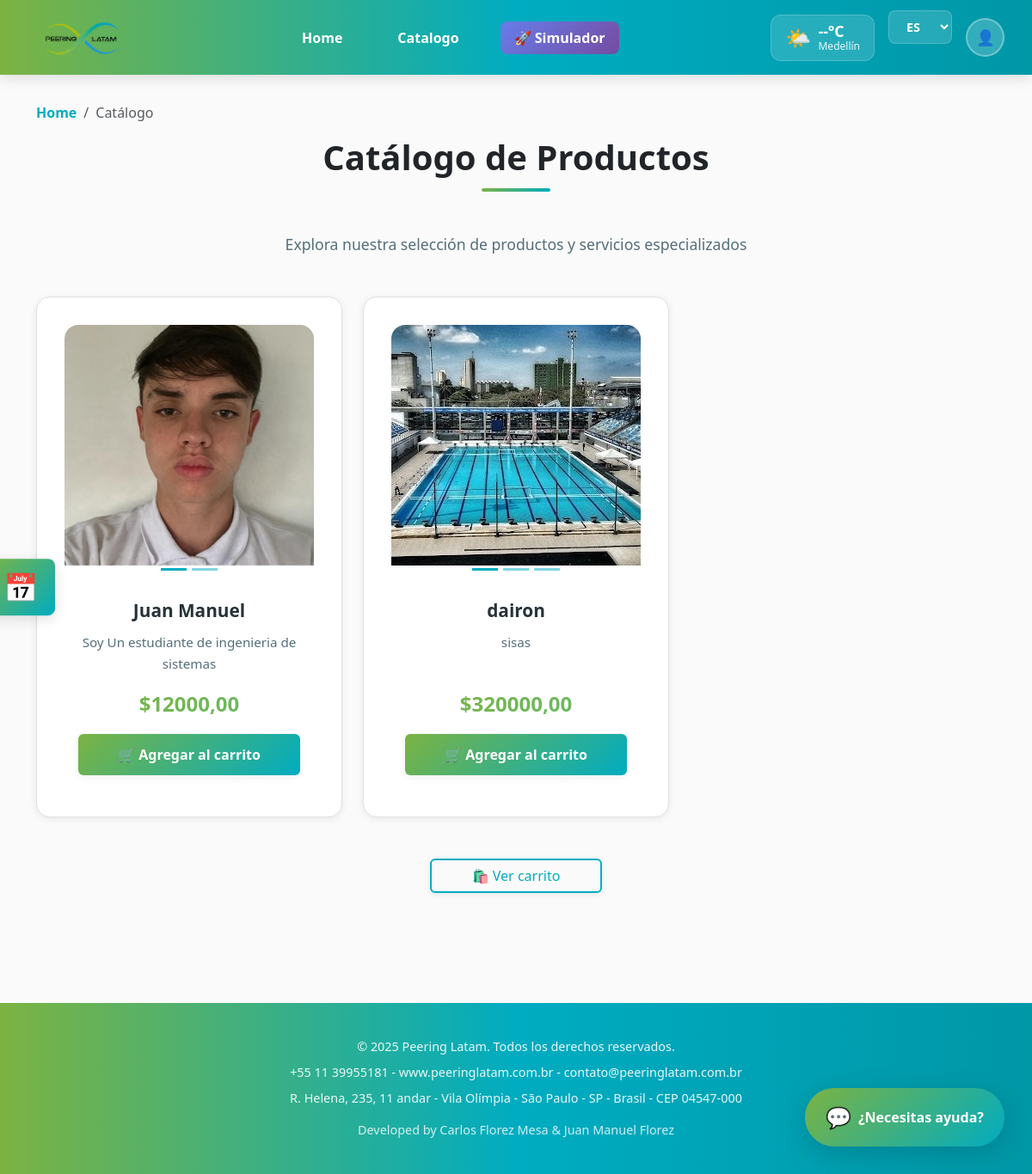
/es/catalogo/, run on the app's committed database.
### core/models.py (models this page shows, shortened)
class ImagenProducto(models.Model):
    producto = models.ForeignKey(Producto, on_delete=models.CASCADE, related_name='imagenes', verbose_name=_("Producto"))
    imagen = models.ImageField(upload_to='productos/', verbose_name=_("Imagen"))
    class Meta:
        verbose_name = _("Imagen de Producto")
        verbose_name_plural = _("Imágenes de Productos")

class Producto(models.Model):
    nombre = models.CharField(max_length=100, verbose_name=_("Nombre"))
    descripcion = models.TextField(verbose_name=_("Descripción"))
    precio = models.DecimalField(max_digits=10, decimal_places=2, verbose_name=_("Precio"))
    class Meta:
        verbose_name = _("Producto")
        verbose_name_plural = _("Productos")

### core/views.py (the view)
# urls.py: path('catalogo/', views.catalogo_view, name='catalogo'),
def catalogo_view(request):
    productos_list = Producto.objects.all()
    paginator = Paginator(productos_list, 6)
    page_number = request.GET.get('page')
    productos = paginator.get_page(page_number)
    return render(request, 'core/catalogo.html', {'productos': productos})

### core/templates/core/catalogo.html (shortened to what this page needs)
{% extends 'base.html' %}
{% load static %}
{% load i18n %}
{% block content %}
<link href="https://cdn.jsdelivr.net/npm/bootstrap@5.3.0/dist/css/bootstrap.min.css" rel="stylesheet">
<div style="padding: 2rem 0; background: var(--bg-light);">
    <div class="container">
        <nav aria-label="breadcrumb" data-aos="fade-down">
            <ol class="breadcrumb">
                <li class="breadcrumb-item"><a href="{% url 'home' %}">{% trans "Home" %}</a></li>
                <li class="breadcrumb-item active" aria-current="page">{% trans "Catálogo" %}</li>
            </ol>
        </nav>
        <div style="text-align: center; margin-bottom: 3rem;" data-aos="fade-up">
            <h2 class="section-title">{% trans "Catálogo de Productos" %}</h2>
            <p style="color: var(--text-light); font-size: 1.1rem; max-width: 600px; margin: 1rem auto 0;">
                {% trans "Explora nuestra selección de productos y servicios especializados" %}
            </p>
        </div>
        <div class="row row-cols-1 row-cols-md-2 row-cols-lg-3 g-4">
            {% for producto in productos %}
            <div class="col" data-aos="fade-up" data-aos-delay="{{ forloop.counter0|add:'100' }}">
                <div class="card h-100 producto-card">
                    <div id="carousel{{ producto.id }}" class="carousel slide" data-bs-ride="carousel">
                        <div class="carousel-inner" style="border-radius: var(--radius-lg) var(--radius-lg) 0 0; overflow: hidden;">
                            {% for imagen in producto.imagenes.all %}
                            <div class="carousel-item {% if forloop.first %}active{% endif %}">
                                <img src="{{ imagen.imagen.url }}" class="d-block w-100" alt="{{ producto.nombre }}" style="height: 280px; object-fit: cover;">
                            </div>
                            {% endfor %}
                        </div>
                        {% if producto.imagenes.count > 1 %}
                        <div class="carousel-indicators" style="margin-bottom: 0.5rem;">
                            {% for imagen in producto.imagenes.all %}
                            <button type="button" data-bs-target="#carousel{{ producto.id }}" data-bs-slide-to="{{ forloop.counter0 }}" {% if forloop.first %}class="active" {% endif %} aria-current="true" aria-label="Slide {{ forloop.counter }}" style="background-color: var(--primary-cyan);"></button>
                            {% endfor %}
                        </div>
                        {% endif %}
                    </div>
                    <div class="card-body" style="display: flex; flex-direction: column; justify-content: space-between;">
                        <div>
                            <h5 class="card-title" style="color: var(--text-dark); font-weight: 700; font-size: 1.3rem; margin-bottom: 0.75rem;">
                                {{ producto.nombre }}
                            </h5>
                            <p class="card-text" style="color: var(--text-light); font-size: 0.95rem; line-height: 1.6;">
                                {{ producto.descripcion }}
                            </p>
                        </div>
                        <div style="margin-top: 1rem;">
                            <p class="card-text text-success" style="font-size: 1.5rem; font-weight: 800; margin-bottom: 1rem;">
                                ${{ producto.precio }}
                            </p>
                            <a href="{% url 'agregar_carrito' producto.id %}" class="btn" style="width: 100%; background: var(--gradient-main); color: white; border: none; padding: 0.75rem 1.5rem; font-weight: 600;">
                                🛒 {% trans "Agregar al carrito" %}
                            </a>
                        </div>
                    </div>
                </div>
            </div>
            {% endfor %}
        </div>
        <div class="text-center mt-5 mb-5" data-aos="zoom-in" style="padding-bottom: 3rem;">
            <a href="{% url 'ver_carrito' %}" class="btn btn-outline" style="min-width: 200px;">
                🛍️ {% trans "Ver carrito" %}
            </a>
        </div>
    </div>
</div>
{% endblock %}

### core/static/core/styles.css (style rules this page uses)
* { margin: 0; padding: 0; box-sizing: border-box; }
html { scroll-behavior: smooth; overflow-x: hidden; margin: 0 !important; padding: 0 !important; }
body { font-family: 'Inter', -apple-system, BlinkMacSystemFont, 'Segoe UI', sans-serif; background-color: var(--bg-light); color: var(--text-dark); line-height: 1.6; overflow-x: hidden; margin: 0 !important; padding: 0 !important; }
img, video, iframe { max-width: 100%; height: auto; display: block; }
.container { max-width: 1400px; width: 100%; margin: 0 auto; padding: 0 2rem; }
.btn { display: inline-block; background: var(--gradient-main); color: white; padding: 0.875rem 2rem; border: none; border-radius: var(--radius-md); font-weight: 600; font-size: 1rem; cursor: pointer; text-decoration: none; transition: all 0.3s ease; box-shadow: var(--shadow-sm); position: relative; overflow: hidden; }
.btn::before { content: ''; position: absolute; top: 0; left: -100%; width: 100%; height: 100%; background: linear-gradient(90deg, transparent, rgba(255, 255, 255, 0.3), transparent); transition: left 0.5s ease; }
.btn-outline { background: transparent; color: var(--primary-cyan); border: 2px solid var(--primary-cyan); }
.section-title { font-size: 2.5rem; font-weight: 800; margin-bottom: var(--spacing-lg); text-align: center; position: relative; display: inline-block; padding-bottom: 1rem; }
.section-title::after { content: ''; position: absolute; bottom: 0; left: 50%; transform: translateX(-50%); width: 80px; height: 4px; background: var(--gradient-main); border-radius: 2px; }
.service-card, .producto-card, .cliente-card { background: white; border-radius: var(--radius-lg); padding: 2rem; text-align: center; transition: all 0.3s ease; box-shadow: var(--shadow-sm); border: 1px solid var(--border-color); position: relative; overflow: hidden; }
.service-card::before, .producto-card::before, .cliente-card::before { content: ''; position: absolute; top: 0; left: 0; right: 0; height: 4px; background: var(--gradient-main); transform: scaleX(0); transition: transform 0.3s ease; }
.service-card img, .producto-card img, .cliente-card img { width: 80px; height: 80px; margin: 0 auto 1.5rem; object-fit: contain; transition: transform 0.3s ease; }
.service-card p, .producto-card p, .cliente-card p { color: var(--text-light); font-size: 0.95rem; line-height: 1.6; }
.breadcrumb { background: transparent; padding: 1.5rem 0; margin-bottom: 2rem; }
.breadcrumb-item { color: var(--text-light); }
.breadcrumb-item a { color: var(--primary-cyan); text-decoration: none; font-weight: 600; transition: color 0.3s ease; }
.producto-card { background: white; border-radius: var(--radius-lg); overflow: hidden; box-shadow: var(--shadow-sm); transition: all 0.3s ease; }
.card-body { padding: 1.5rem; }
.card-title { color: var(--text-dark); font-weight: 700; font-size: 1.2rem; margin-bottom: 0.5rem; }
.card-text { color: var(--text-light); font-size: 0.95rem; }
.text-success { color: var(--primary-green) !important; font-size: 1.3rem; font-weight: 700; }
.text-center { text-align: center; }

### templates/base.html (style rules this page uses)
html, body { margin: 0 !important; padding: 0 !important; overflow-x: hidden; }
body { padding-top: 0 !important; margin-top: 0 !important; }

### core/templates/core/catalogo.html (style rules this page uses)
.card { border: none; transition: all 0.3s ease; }
.producto-card { background: white; border-radius: var(--radius-lg); overflow: hidden; box-shadow: var(--shadow-sm); border: 1px solid var(--border-color); }
.carousel-item img { transition: transform 0.3s ease; }
.text-success { background: linear-gradient(135deg, #7CB342, #66BB6A); -webkit-background-clip: text; -webkit-text-fill-color: transparent; background-clip: text; }
.btn-outline { background: transparent; color: var(--primary-cyan); border: 2px solid var(--primary-cyan); }

### data on the page
Producto: nombre "Juan Manuel", descripcion "Soy Un estudiante de ingenieria de sistemas", precio "12000,00"
ImagenProducto: imagen (picture)
Producto: nombre "dairon", descripcion "sisas", precio "320000,00"
ImagenProducto: imagen (picture)

### other printed values
{{ now.year|default:2025 }} "2025"
form field language "ES"
